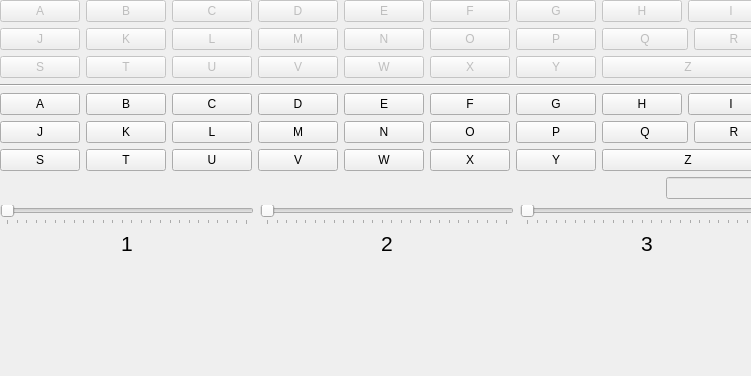
<?xml version="1.0" encoding="UTF-8"?>
<ui version="4.0">
 <class>MainWindow</class>
 <widget class="QMainWindow" name="MainWindow">
  <property name="geometry">
   <rect>
    <x>0</x>
    <y>0</y>
    <width>751</width>
    <height>376</height>
   </rect>
  </property>
  <property name="windowTitle">
   <string>MainWindow</string>
  </property>
  <widget class="QWidget" name="centralwidget">
   <widget class="QWidget" name="">
    <layout class="QVBoxLayout" name="verticalLayout_5">
     <item>
      <layout class="QGridLayout" name="gridLayout_2">
       <item row="1" column="0">
        <widget class="QPushButton" name="pushButton_51">
         <property name="enabled">
          <bool>false</bool>
         </property>
         <property name="text">
          <string>J</string>
         </property>
        </widget>
       </item>
       <item row="0" column="2">
        <widget class="QPushButton" name="pushButton_52">
         <property name="enabled">
          <bool>false</bool>
         </property>
         <property name="text">
          <string>C</string>
         </property>
        </widget>
       </item>
       <item row="2" column="3">
        <widget class="QPushButton" name="pushButton_49">
         <property name="enabled">
          <bool>false</bool>
         </property>
         <property name="text">
          <string>V</string>
         </property>
        </widget>
       </item>
       <item row="1" column="4">
        <widget class="QPushButton" name="pushButton_50">
         <property name="enabled">
          <bool>false</bool>
         </property>
         <property name="text">
          <string>N</string>
         </property>
        </widget>
       </item>
       <item row="0" column="5">
        <widget class="QPushButton" name="pushButton_37">
         <property name="enabled">
          <bool>false</bool>
         </property>
         <property name="text">
          <string>F</string>
         </property>
        </widget>
       </item>
       <item row="0" column="8" colspan="2">
        <widget class="QPushButton" name="pushButton_38">
         <property name="enabled">
          <bool>false</bool>
         </property>
         <property name="text">
          <string>I</string>
         </property>
        </widget>
       </item>
       <item row="0" column="6">
        <widget class="QPushButton" name="pushButton_43">
         <property name="enabled">
          <bool>false</bool>
         </property>
         <property name="text">
          <string>G</string>
         </property>
        </widget>
       </item>
       <item row="1" column="6">
        <widget class="QPushButton" name="pushButton_40">
         <property name="enabled">
          <bool>false</bool>
         </property>
         <property name="text">
          <string>P</string>
         </property>
        </widget>
       </item>
       <item row="2" column="0">
        <widget class="QPushButton" name="pushButton_39">
         <property name="enabled">
          <bool>false</bool>
         </property>
         <property name="text">
          <string>S</string>
         </property>
        </widget>
       </item>
       <item row="1" column="1">
        <widget class="QPushButton" name="pushButton_42">
         <property name="enabled">
          <bool>false</bool>
         </property>
         <property name="text">
          <string>K</string>
         </property>
        </widget>
       </item>
       <item row="0" column="1">
        <widget class="QPushButton" name="pushButton_41">
         <property name="enabled">
          <bool>false</bool>
         </property>
         <property name="text">
          <string>B</string>
         </property>
        </widget>
       </item>
       <item row="1" column="2">
        <widget class="QPushButton" name="pushButton_44">
         <property name="enabled">
          <bool>false</bool>
         </property>
         <property name="text">
          <string>L</string>
         </property>
        </widget>
       </item>
       <item row="0" column="7">
        <widget class="QPushButton" name="pushButton_46">
         <property name="enabled">
          <bool>false</bool>
         </property>
         <property name="text">
          <string>H</string>
         </property>
        </widget>
       </item>
       <item row="0" column="4">
        <widget class="QPushButton" name="pushButton_45">
         <property name="enabled">
          <bool>false</bool>
         </property>
         <property name="text">
          <string>E</string>
         </property>
        </widget>
       </item>
       <item row="1" column="5">
        <widget class="QPushButton" name="pushButton_48">
         <property name="enabled">
          <bool>false</bool>
         </property>
         <property name="text">
          <string>O</string>
         </property>
        </widget>
       </item>
       <item row="2" column="1">
        <widget class="QPushButton" name="pushButton_47">
         <property name="enabled">
          <bool>false</bool>
         </property>
         <property name="text">
          <string>T</string>
         </property>
        </widget>
       </item>
       <item row="0" column="0">
        <widget class="QPushButton" name="pushButton_36">
         <property name="enabled">
          <bool>false</bool>
         </property>
         <property name="text">
          <string>A</string>
         </property>
        </widget>
       </item>
       <item row="2" column="4">
        <widget class="QPushButton" name="pushButton_34">
         <property name="enabled">
          <bool>false</bool>
         </property>
         <property name="text">
          <string>W</string>
         </property>
        </widget>
       </item>
       <item row="0" column="3">
        <widget class="QPushButton" name="pushButton_35">
         <property name="enabled">
          <bool>false</bool>
         </property>
         <property name="text">
          <string>D</string>
         </property>
        </widget>
       </item>
       <item row="1" column="7" colspan="2">
        <widget class="QPushButton" name="pushButton_33">
         <property name="enabled">
          <bool>false</bool>
         </property>
         <property name="text">
          <string>Q</string>
         </property>
        </widget>
       </item>
       <item row="2" column="6">
        <widget class="QPushButton" name="pushButton_29">
         <property name="enabled">
          <bool>false</bool>
         </property>
         <property name="text">
          <string>Y</string>
         </property>
        </widget>
       </item>
       <item row="2" column="5">
        <widget class="QPushButton" name="pushButton_28">
         <property name="enabled">
          <bool>false</bool>
         </property>
         <property name="text">
          <string>X</string>
         </property>
        </widget>
       </item>
       <item row="1" column="3">
        <widget class="QPushButton" name="pushButton_30">
         <property name="enabled">
          <bool>false</bool>
         </property>
         <property name="text">
          <string>M</string>
         </property>
        </widget>
       </item>
       <item row="2" column="2">
        <widget class="QPushButton" name="pushButton_31">
         <property name="enabled">
          <bool>false</bool>
         </property>
         <property name="text">
          <string>U</string>
         </property>
        </widget>
       </item>
       <item row="2" column="7" colspan="3">
        <widget class="QPushButton" name="pushButton_27">
         <property name="enabled">
          <bool>false</bool>
         </property>
         <property name="text">
          <string>Z</string>
         </property>
        </widget>
       </item>
       <item row="1" column="9">
        <widget class="QPushButton" name="pushButton_32">
         <property name="enabled">
          <bool>false</bool>
         </property>
         <property name="text">
          <string>R</string>
         </property>
        </widget>
       </item>
      </layout>
     </item>
     <item>
      <widget class="Line" name="line">
       <property name="orientation">
        <enum>Qt::Horizontal</enum>
       </property>
      </widget>
     </item>
     <item>
      <layout class="QGridLayout" name="gridLayout">
       <item row="2" column="7" colspan="3">
        <widget class="QPushButton" name="pushButton_10">
         <property name="text">
          <string>Z</string>
         </property>
        </widget>
       </item>
       <item row="2" column="5">
        <widget class="QPushButton" name="pushButton_5">
         <property name="text">
          <string>X</string>
         </property>
        </widget>
       </item>
       <item row="2" column="6">
        <widget class="QPushButton" name="pushButton_11">
         <property name="text">
          <string>Y</string>
         </property>
        </widget>
       </item>
       <item row="1" column="3">
        <widget class="QPushButton" name="pushButton_17">
         <property name="text">
          <string>M</string>
         </property>
        </widget>
       </item>
       <item row="2" column="2">
        <widget class="QPushButton" name="pushButton_2">
         <property name="text">
          <string>U</string>
         </property>
        </widget>
       </item>
       <item row="1" column="9">
        <widget class="QPushButton" name="pushButton_7">
         <property name="text">
          <string>R</string>
         </property>
        </widget>
       </item>
       <item row="1" column="7" colspan="2">
        <widget class="QPushButton" name="pushButton_6">
         <property name="text">
          <string>Q</string>
         </property>
        </widget>
       </item>
       <item row="2" column="4">
        <widget class="QPushButton" name="pushButton_4">
         <property name="text">
          <string>W</string>
         </property>
        </widget>
       </item>
       <item row="0" column="3">
        <widget class="QPushButton" name="pushButton_16">
         <property name="text">
          <string>D</string>
         </property>
        </widget>
       </item>
       <item row="0" column="0">
        <widget class="QPushButton" name="pushButton_14">
         <property name="text">
          <string>A</string>
         </property>
        </widget>
       </item>
       <item row="0" column="5">
        <widget class="QPushButton" name="pushButton_18">
         <property name="text">
          <string>F</string>
         </property>
        </widget>
       </item>
       <item row="0" column="8" colspan="2">
        <widget class="QPushButton" name="pushButton_9">
         <property name="text">
          <string>I</string>
         </property>
        </widget>
       </item>
       <item row="2" column="0">
        <widget class="QPushButton" name="pushButton_26">
         <property name="text">
          <string>S</string>
         </property>
        </widget>
       </item>
       <item row="1" column="6">
        <widget class="QPushButton" name="pushButton_12">
         <property name="text">
          <string>P</string>
         </property>
        </widget>
       </item>
       <item row="0" column="1">
        <widget class="QPushButton" name="pushButton_19">
         <property name="text">
          <string>B</string>
         </property>
        </widget>
       </item>
       <item row="1" column="1">
        <widget class="QPushButton" name="pushButton_23">
         <property name="text">
          <string>K</string>
         </property>
        </widget>
       </item>
       <item row="0" column="6">
        <widget class="QPushButton" name="pushButton_13">
         <property name="text">
          <string>G</string>
         </property>
        </widget>
       </item>
       <item row="1" column="2">
        <widget class="QPushButton" name="pushButton_21">
         <property name="text">
          <string>L</string>
         </property>
        </widget>
       </item>
       <item row="0" column="4">
        <widget class="QPushButton" name="pushButton_15">
         <property name="text">
          <string>E</string>
         </property>
        </widget>
       </item>
       <item row="0" column="7">
        <widget class="QPushButton" name="pushButton_8">
         <property name="text">
          <string>H</string>
         </property>
        </widget>
       </item>
       <item row="2" column="1">
        <widget class="QPushButton" name="pushButton">
         <property name="text">
          <string>T</string>
         </property>
        </widget>
       </item>
       <item row="1" column="5">
        <widget class="QPushButton" name="pushButton_20">
         <property name="text">
          <string>O</string>
         </property>
        </widget>
       </item>
       <item row="2" column="3">
        <widget class="QPushButton" name="pushButton_3">
         <property name="text">
          <string>V</string>
         </property>
        </widget>
       </item>
       <item row="1" column="4">
        <widget class="QPushButton" name="pushButton_22">
         <property name="text">
          <string>N</string>
         </property>
        </widget>
       </item>
       <item row="1" column="0">
        <widget class="QPushButton" name="pushButton_25">
         <property name="text">
          <string>J</string>
         </property>
        </widget>
       </item>
       <item row="0" column="2">
        <widget class="QPushButton" name="pushButton_24">
         <property name="text">
          <string>C</string>
         </property>
        </widget>
       </item>
      </layout>
     </item>
     <item>
      <layout class="QVBoxLayout" name="verticalLayout_4">
       <item>
        <layout class="QHBoxLayout" name="horizontalLayout_2">
         <item>
          <spacer name="horizontalSpacer">
           <property name="orientation">
            <enum>Qt::Horizontal</enum>
           </property>
           <property name="sizeHint" stdset="0">
            <size>
             <width>40</width>
             <height>20</height>
            </size>
           </property>
          </spacer>
         </item>
         <item>
          <widget class="QLineEdit" name="lineEdit">
           <property name="enabled">
            <bool>false</bool>
           </property>
           <property name="sizePolicy">
            <sizepolicy hsizetype="Fixed" vsizetype="Fixed">
             <horstretch>0</horstretch>
             <verstretch>0</verstretch>
            </sizepolicy>
           </property>
           <property name="maxLength">
            <number>3</number>
           </property>
          </widget>
         </item>
        </layout>
       </item>
       <item>
        <layout class="QHBoxLayout" name="horizontalLayout">
         <item>
          <layout class="QVBoxLayout" name="verticalLayout_3">
           <item>
            <widget class="QSlider" name="horizontalSlider">
             <property name="minimum">
              <number>1</number>
             </property>
             <property name="maximum">
              <number>26</number>
             </property>
             <property name="pageStep">
              <number>1</number>
             </property>
             <property name="orientation">
              <enum>Qt::Horizontal</enum>
             </property>
             <property name="tickPosition">
              <enum>QSlider::TicksBelow</enum>
             </property>
             <property name="tickInterval">
              <number>1</number>
             </property>
            </widget>
           </item>
           <item>
            <widget class="QLabel" name="label">
             <property name="font">
              <font>
               <pointsize>16</pointsize>
              </font>
             </property>
             <property name="text">
              <string>1</string>
             </property>
             <property name="alignment">
              <set>Qt::AlignCenter</set>
             </property>
            </widget>
           </item>
          </layout>
         </item>
         <item>
          <layout class="QVBoxLayout" name="verticalLayout_2">
           <item>
            <widget class="QSlider" name="horizontalSlider_2">
             <property name="minimum">
              <number>1</number>
             </property>
             <property name="maximum">
              <number>26</number>
             </property>
             <property name="pageStep">
              <number>1</number>
             </property>
             <property name="orientation">
              <enum>Qt::Horizontal</enum>
             </property>
             <property name="tickPosition">
              <enum>QSlider::TicksBelow</enum>
             </property>
             <property name="tickInterval">
              <number>1</number>
             </property>
            </widget>
           </item>
           <item>
            <widget class="QLabel" name="label_2">
             <property name="font">
              <font>
               <pointsize>16</pointsize>
              </font>
             </property>
             <property name="text">
              <string>2</string>
             </property>
             <property name="alignment">
              <set>Qt::AlignCenter</set>
             </property>
            </widget>
           </item>
          </layout>
         </item>
         <item>
          <layout class="QVBoxLayout" name="verticalLayout">
           <item>
            <widget class="QSlider" name="horizontalSlider_3">
             <property name="minimum">
              <number>1</number>
             </property>
             <property name="maximum">
              <number>26</number>
             </property>
             <property name="pageStep">
              <number>1</number>
             </property>
             <property name="orientation">
              <enum>Qt::Horizontal</enum>
             </property>
             <property name="tickPosition">
              <enum>QSlider::TicksBelow</enum>
             </property>
             <property name="tickInterval">
              <number>1</number>
             </property>
            </widget>
           </item>
           <item>
            <widget class="QLabel" name="label_3">
             <property name="font">
              <font>
               <pointsize>16</pointsize>
              </font>
             </property>
             <property name="text">
              <string>3</string>
             </property>
             <property name="alignment">
              <set>Qt::AlignCenter</set>
             </property>
            </widget>
           </item>
          </layout>
         </item>
        </layout>
       </item>
      </layout>
     </item>
    </layout>
   </widget>
  </widget>
 </widget>
 <resources/>
 <connections/>
</ui>
